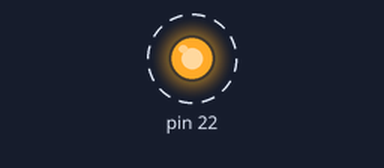
Bench run of a sketch on a simulated Arduino Mega 2560, built with avr-gcc and run on an emulated ATmega2560. Shown: output pins drawn as LEDs (lit = HIGH). Dashed ring = blinking.

Above: at 0.2 s.
Timing chart, 0 to 3.0 s (numbered marks = the images above):
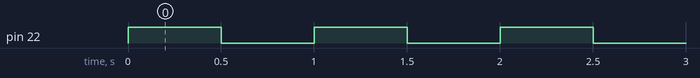

Measured:
- by itself, pin 22: alternates HIGH for 0.50 s and LOW for 0.50 s

The sketch:

04_Exercicio_02.ino
```cpp
void setup() {
  //Definindo o pino 22 que será de saída
  pinMode(22, OUTPUT);
}

// Função que ficará em loop infinito
void loop() {
  //Escrevendo no pino digital 22, o valor HIGH
  //para acender o LED
  digitalWrite(22, HIGH);
  delay(500);  // Esta função cria uma pausa de 500ms
  //Escrevendo no pino digital 22, o valor HIGH
  //para acender o LED
  digitalWrite(22, LOW);
  delay(500);  // Esta função cria uma pausa de 500ms
}
```
